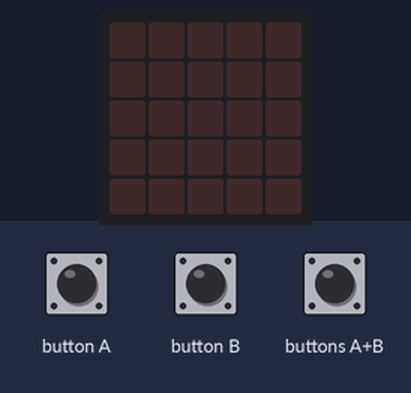
Simulated run of this program. Board: BBC micro:bit (MakeCode). On the bench: the board's 5×5 LED display. The inputs (shaded band) are chosen by the test bench.

Above: at 1.2 s.
1.3 s: button A pressed for 0.15 s
At 3.3 s:
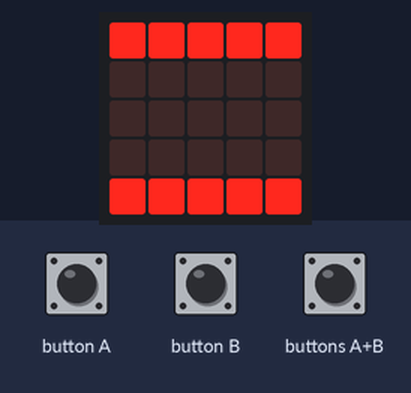
4.3 s: button B pressed for 0.15 s
At 5.5 s:
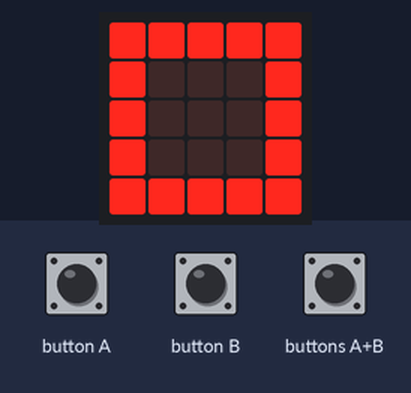
6.3 s: buttons A+B pressed for 0.15 s
At 8.1 s:
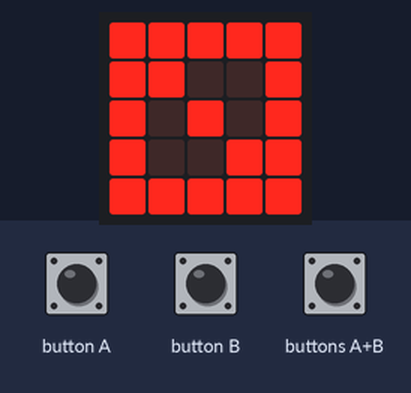
Timing chart, 0 to 9.6 s (numbered marks = the images above; inputs shaded):
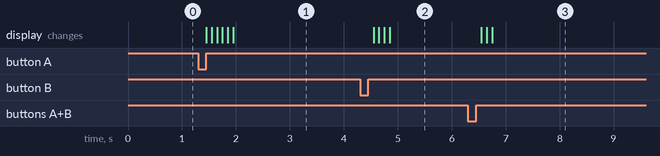

Measured:
- after the input at 1.3 s, the display: first changes after 0.15 s (image 1 shows a later state)
- after the input at 4.3 s, the display: first changes after 0.25 s (image 2 shows a later state)
- after the input at 6.3 s, the display: first changes after 0.25 s (image 3 shows a later state)

The program:

project_4_v2.py
```python
def on_button_pressed_a():
    for i in range(5):
        led.plot(i, 0)
        basic.pause(100)
        led.plot(i, 4)
input.on_button_pressed(Button.A, on_button_pressed_a)

def on_button_pressed_ab():
    for j in range(5):
        led.plot(j, j)
        basic.pause(100)
input.on_button_pressed(Button.AB, on_button_pressed_ab)

def on_button_pressed_b():
    for k in range(5):
        led.plot(0, k)
        basic.pause(100)
        led.plot(4,k)
input.on_button_pressed(Button.B, on_button_pressed_b)
```
